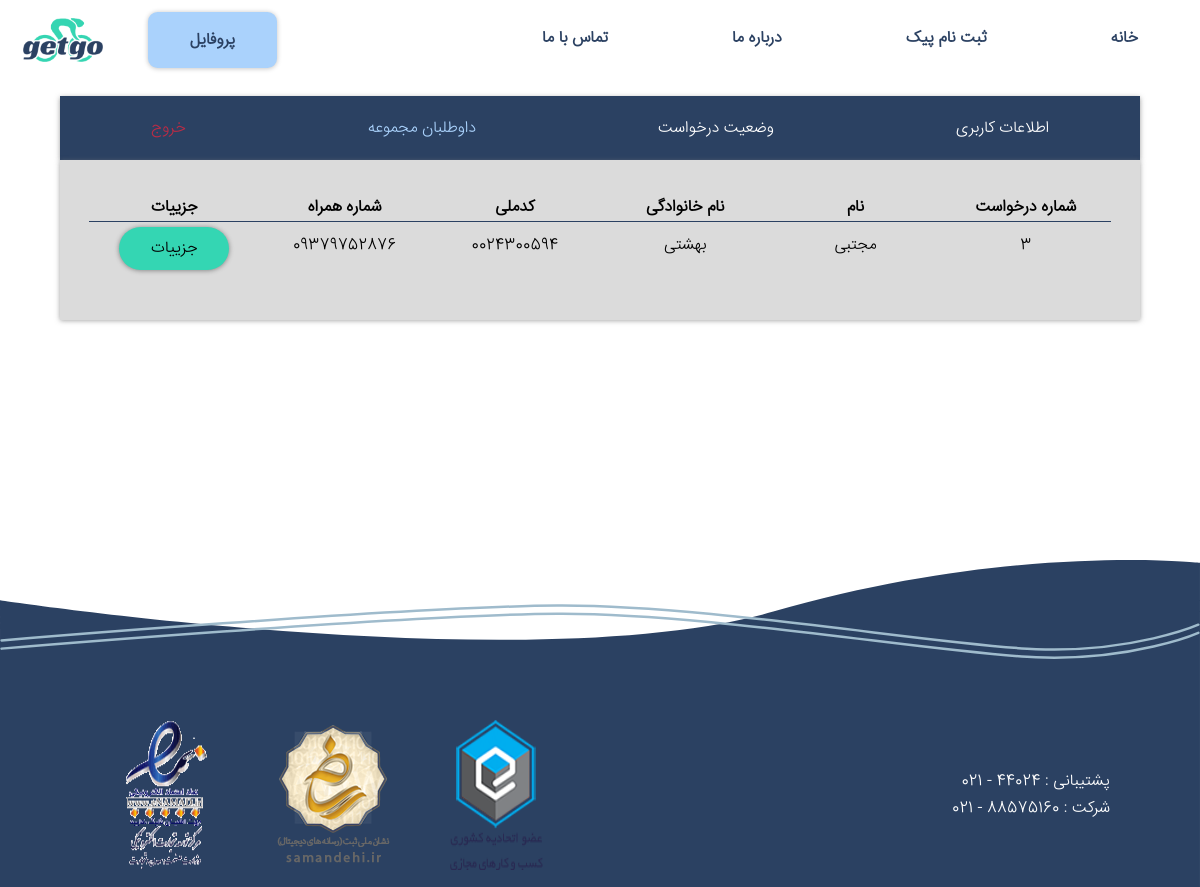
Screenshot of /profileManagerVol/ (signed in) with the database file from the repository.
### account/models.py (models this page shows, shortened)
class CustomUser(AbstractBaseUser, PermissionsMixin):
    phone_no = models.CharField(max_length=11, unique=True, validators=[
        RegexValidator(
            regex=r'^\+?1?\d{9,11}$',
            message="Phone number must be in the format: '0999999999'. Up to 11 digits allowed."
        ),
    ])
    first_name = models.CharField(max_length=30)
    last_name = models.CharField(max_length=30)
    is_driver=models.BooleanField(default=False)
    is_active = models.BooleanField(default=True)
    is_staff = models.BooleanField(default=False)
    date_joined = models.DateTimeField(auto_now_add=True)
    USERNAME_FIELD = 'phone_no'
    REQUIRED_FIELDS = ['first_name', 'last_name']
    objects = CustomUserManager()

class DriverInfo(models.Model):
    user=models.OneToOneField('CustomUser',on_delete=models.CASCADE)
    email=models.EmailField(null=True,blank=True)
    nationalId=models.CharField(max_length=10, unique=True, validators=[
        RegexValidator(
            regex=r'^\+?1?\d{10,10}$',
            message="just numbers Up to 10 digits allowed."
        ),
    ])
    address=models.ForeignKey('pages.Address',on_delete=models.SET_NULL,null=True)
    experience=models.CharField(max_length=255,null=True,blank=True)
    avatar=models.ImageField()
    licence=models.ImageField()
    accepted=models.BooleanField(null=True, blank=True,default=None)

### pages/views.py (the view)
# urls.py: path('profileManagerVol/' , ProfileManagerVol.as_view() , name='profileManagerVol'),
class ProfileManagerVol(UserPassesTestMixin,TemplateView):
    template_name='profileManagerVol.html'
    def get_context_data(self, **kwargs):
        context = super().get_context_data(**kwargs)
        drinfo=DriverInfo.objects.all()
        context["drreqs"] =CustomUser.objects.filter(driverinfo__accepted=None,driverinfo__in=drinfo)
        return context
    def test_func(self):
        return self.request.user.is_superuser

### templates/profileManagerVol.html (shortened to what this page needs)
{% extends 'base.html' %} {% load static %} {% block linkContent %}
<link rel="stylesheet" href="{% static 'css/profileManagerVolStyle.css' %}" />
<link
  rel="stylesheet"
  href="{% static 'css/profileStaffStatusResponsiveStyle.css' %}"
/>
{% endblock linkContent %}
{% block mainContent %}
<div id="wrapperTotalMenuForProfile">
  <ul id="wrapperMenu">
    <a href="{% url 'profileManagerInfo' %}"><li>اطلاعات کاربری</li></a>
    <a href="{% url 'profileManagerStatus' %}"><li>وضعیت درخواست</li></a>
    <a href="{% url 'profileManagerVol' %}" style="color: #aad2fc"
      ><li>داوطلبان مجموعه</li></a
    >
    <a href="{% url 'logout' %}" style="color: #ba2c46"><li>خروج</li></a>
  </ul>
  <div id="wrapperBodyOfInfo">
    <table id="wraperTableOfStatus">
      <tr>
        <th>شماره درخواست</th>
        <th>نام</th>
        <th>نام خانوادگی</th>
        <th>کدملی</th>
        <th>شماره همراه</th>
        <th>جزییات</th>
      </tr>
{% for drreq in drreqs %}
<tr>
  <td>{{drreq.driverinfo.id}}</td>
  <td>{{drreq.first_name}}</td>
  <td>{{drreq.last_name}}</td>
  <td>{{drreq.driverinfo.nationalId}}</td>
  <td>{{drreq.phone_no}}</td>
  <td><a href="{% url 'detailsOfVol' drreq.driverinfo.id %}" class="detailBtn" style="text-decoration: none; color:black">جزییات</a></td>
</tr>
{% endfor %}
    </table>
  </div>
</div>
{% endblock mainContent %}

### static/css/baseStyle.css (style rules this page uses)
* { padding: 0; margin: 0; box-sizing: border-box; }
:root { --bg-Main: #fff; --bg-Second: #2b4162; --bg-Third: #aad2fc; --btn-Success: #34d6b3; --btn-Warning: #ba2c46; }
body { background-color: var(--bg-Main); font-family: "IranSans"; }

### static/css/profileManagerVolStyle.css (style rules this page uses)
:root { --bg-Main: #fff; --bg-Second: #2b4162; --bg-Third: #aad2fc; --btn-Success: #34d6b3; --btn-Warning: #ba2c46; }
#wrapperTotalMenuForProfile { width: 100%; margin: 6rem 0 0 0; display: flex; flex-direction: column; justify-content: center; align-items: center; }
#wrapperMenu { width: 90%; height: 4rem; background-color: var(--bg-Second); box-shadow: 0 0.5px 5px rgba(128, 128, 128, 0.763); display: flex; list-style-type: none; justify-content: space-around; align-items: center; }
#wrapperMenu a { color: var(--bg-Main); text-decoration: none; }
#wrapperBodyOfInfo { width: 90%; display: flex; flex-direction: column; align-items: center; background-color: rgb(219, 219, 219); box-shadow: 0 0.5px 5px rgba(128, 128, 128, 0.763); text-align: justify; line-height: 2.5rem; padding: 0 0 1rem 0; }
#wraperTableOfStatus { width: 95%; margin: 2rem 0; }
#wraperTableOfStatus tr { display: flex; justify-content: space-around; }
#wraperTableOfStatus tr th { width: 16.66%; text-align: center; display: flex; align-items: center; justify-content: center; }
#wraperTableOfStatus tr td { text-align: center; width: 16.66%; border-top: 1.5px solid var(--bg-Second); display: flex; align-items: center; justify-content: center; }
.detailBtn { background-color: #34d6b3; border: none; padding: 0.5rem 2rem; border-radius: 10rem; font-family: "IranSans"; cursor: pointer; box-shadow: 0 0.5px 5px gray; margin: 0.3rem 0 0 0; }

### rows the page displays
CustomUser: driverinfo.id "3", first_name "مجتبی", last_name "بهشتی", driverinfo.nationalId "0024300594", phone_no "09379752876"
